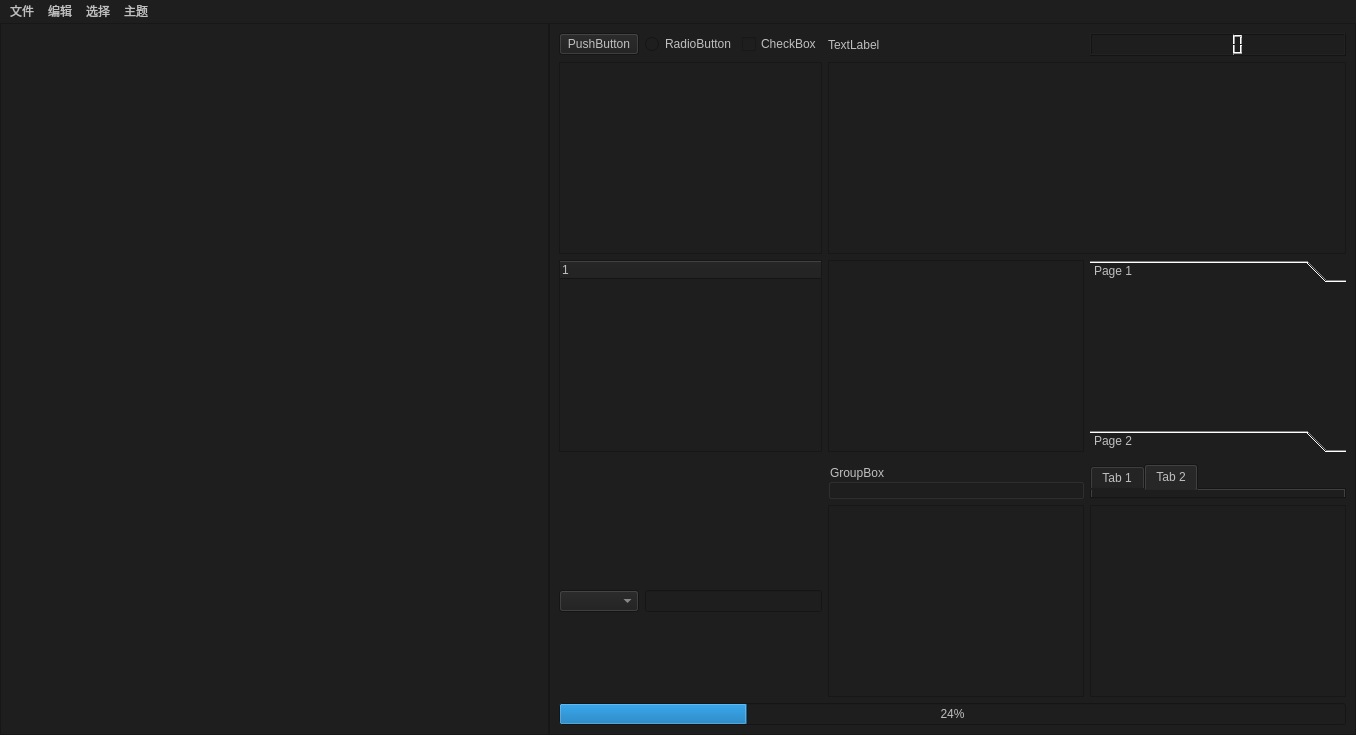
<?xml version="1.0" encoding="UTF-8"?>
<ui version="4.0">
 <class>MainWindow</class>
 <widget class="QMainWindow" name="MainWindow">
  <property name="geometry">
   <rect>
    <x>0</x>
    <y>0</y>
    <width>1356</width>
    <height>735</height>
   </rect>
  </property>
  <property name="windowTitle">
   <string>MainWindow</string>
  </property>
  <property name="styleSheet">
   <string notr="true">background-color: rgb(30, 30, 30);
font: 75 10pt &quot;微软雅黑&quot;;

color: rgb(191, 191, 191);</string>
  </property>
  <widget class="QWidget" name="centralwidget">
   <layout class="QHBoxLayout" name="horizontalLayout" stretch="1,0">
    <property name="spacing">
     <number>0</number>
    </property>
    <property name="leftMargin">
     <number>0</number>
    </property>
    <property name="topMargin">
     <number>0</number>
    </property>
    <property name="rightMargin">
     <number>0</number>
    </property>
    <property name="bottomMargin">
     <number>0</number>
    </property>
    <item>
     <widget class="CustomPlainTextEdit" name="plainTextEdit"/>
    </item>
    <item>
     <widget class="QFrame" name="frame">
      <property name="frameShape">
       <enum>QFrame::StyledPanel</enum>
      </property>
      <property name="frameShadow">
       <enum>QFrame::Raised</enum>
      </property>
      <layout class="QGridLayout" name="gridLayout">
       <item row="6" column="3">
        <widget class="QGroupBox" name="groupBox">
         <property name="title">
          <string>GroupBox</string>
         </property>
        </widget>
       </item>
       <item row="0" column="2">
        <widget class="QCheckBox" name="checkBox">
         <property name="text">
          <string>CheckBox</string>
         </property>
        </widget>
       </item>
       <item row="0" column="1">
        <widget class="QRadioButton" name="radioButton">
         <property name="text">
          <string>RadioButton</string>
         </property>
        </widget>
       </item>
       <item row="1" column="0" colspan="3">
        <widget class="QListWidget" name="listWidget"/>
       </item>
       <item row="0" column="0">
        <widget class="QPushButton" name="pushButton">
         <property name="text">
          <string>PushButton</string>
         </property>
        </widget>
       </item>
       <item row="1" column="3" colspan="2">
        <widget class="QTableWidget" name="tableWidget"/>
       </item>
       <item row="0" column="3">
        <widget class="QLabel" name="label">
         <property name="text">
          <string>TextLabel</string>
         </property>
        </widget>
       </item>
       <item row="3" column="0" rowspan="2" colspan="3">
        <widget class="QTreeWidget" name="treeWidget">
         <column>
          <property name="text">
           <string notr="true">1</string>
          </property>
         </column>
        </widget>
       </item>
       <item row="5" column="0" rowspan="2" colspan="2">
        <widget class="QStackedWidget" name="stackedWidget">
         <property name="currentIndex">
          <number>1</number>
         </property>
         <widget class="QWidget" name="page_3"/>
         <widget class="QWidget" name="page_4"/>
        </widget>
       </item>
       <item row="7" column="1" colspan="2">
        <widget class="QLineEdit" name="lineEdit"/>
       </item>
       <item row="3" column="3" rowspan="2">
        <widget class="QScrollArea" name="scrollArea">
         <property name="widgetResizable">
          <bool>true</bool>
         </property>
         <widget class="QWidget" name="scrollAreaWidgetContents">
          <property name="geometry">
           <rect>
            <x>0</x>
            <y>0</y>
            <width>254</width>
            <height>183</height>
           </rect>
          </property>
         </widget>
        </widget>
       </item>
       <item row="9" column="0" colspan="5">
        <widget class="QProgressBar" name="progressBar">
         <property name="value">
          <number>24</number>
         </property>
        </widget>
       </item>
       <item row="7" column="4">
        <widget class="QPlainTextEdit" name="plainTextEdit_2"/>
       </item>
       <item row="7" column="3">
        <widget class="QTextEdit" name="textEdit"/>
       </item>
       <item row="0" column="4">
        <widget class="QLCDNumber" name="lcdNumber"/>
       </item>
       <item row="5" column="2" colspan="2">
        <widget class="QWidget" name="widget" native="true"/>
       </item>
       <item row="6" column="4">
        <widget class="QTabWidget" name="tabWidget">
         <property name="currentIndex">
          <number>1</number>
         </property>
         <widget class="QWidget" name="tab">
          <attribute name="title">
           <string>Tab 1</string>
          </attribute>
         </widget>
         <widget class="QWidget" name="tab_2">
          <attribute name="title">
           <string>Tab 2</string>
          </attribute>
         </widget>
        </widget>
       </item>
       <item row="3" column="4" rowspan="2">
        <widget class="QToolBox" name="toolBox">
         <property name="currentIndex">
          <number>0</number>
         </property>
         <widget class="QWidget" name="page">
          <property name="geometry">
           <rect>
            <x>0</x>
            <y>0</y>
            <width>256</width>
            <height>125</height>
           </rect>
          </property>
          <attribute name="label">
           <string>Page 1</string>
          </attribute>
         </widget>
         <widget class="QWidget" name="page_2">
          <property name="geometry">
           <rect>
            <x>0</x>
            <y>0</y>
            <width>256</width>
            <height>125</height>
           </rect>
          </property>
          <attribute name="label">
           <string>Page 2</string>
          </attribute>
         </widget>
        </widget>
       </item>
       <item row="7" column="0">
        <widget class="QComboBox" name="comboBox"/>
       </item>
      </layout>
     </widget>
    </item>
   </layout>
  </widget>
  <widget class="QMenuBar" name="menubar">
   <property name="geometry">
    <rect>
     <x>0</x>
     <y>0</y>
     <width>1356</width>
     <height>22</height>
    </rect>
   </property>
   <widget class="QMenu" name="menu">
    <property name="title">
     <string>文件</string>
    </property>
   </widget>
   <widget class="QMenu" name="menu_2">
    <property name="title">
     <string>编辑</string>
    </property>
   </widget>
   <widget class="QMenu" name="menuxuanze">
    <property name="title">
     <string>选择</string>
    </property>
   </widget>
   <widget class="QMenu" name="menu_3">
    <property name="title">
     <string>主题</string>
    </property>
   </widget>
   <addaction name="menu"/>
   <addaction name="menu_2"/>
   <addaction name="menuxuanze"/>
   <addaction name="menu_3"/>
  </widget>
 </widget>
 <customwidgets>
  <customwidget>
   <class>CustomPlainTextEdit</class>
   <extends>QPlainTextEdit</extends>
   <header>CustomPlainTextEdit.h</header>
  </customwidget>
 </customwidgets>
 <resources/>
 <connections/>
</ui>
